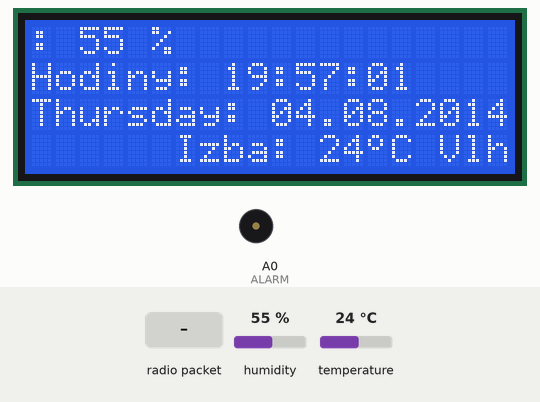
This sketch was run on a simulated Arduino Uno, built with avr-gcc and run on an emulated ATmega328P. On the bench: 20×4 character LCD, buzzer (waves = sounding). The test bench sets the inputs (shaded band); at power-on: temperature 24 °C, humidity 55 %. The local clock reads 2024-03-15 10:24:30 at power-on unless the sketch sets it; no radio packets arrive unless stated.

Above: at 1.3 s.
1.4 s: radio packet "5" arrives
At 3.0 s:
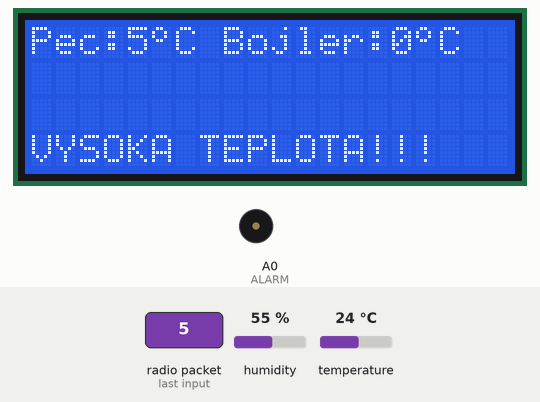
7.4 s: temperature set to 11 °C
At 9.8 s:
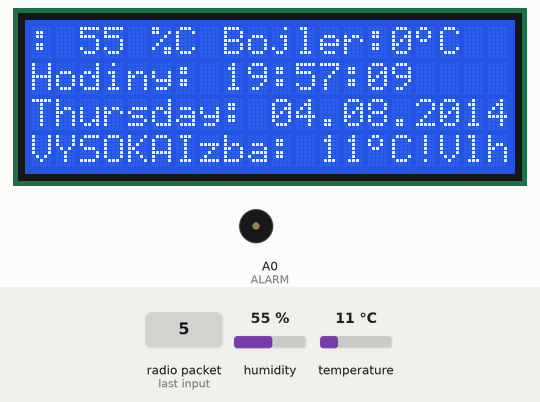
10.5 s: temperature set to 8 °C
At 11.8 s:
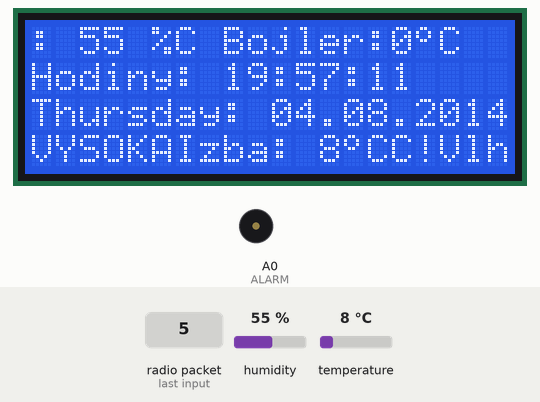
15.5 s: radio packet "90" arrives
At 21.4 s:
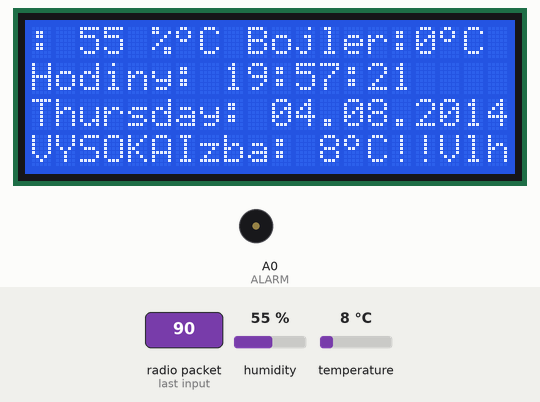
21.5 s: temperature set to 12 °C
At 23.7 s:
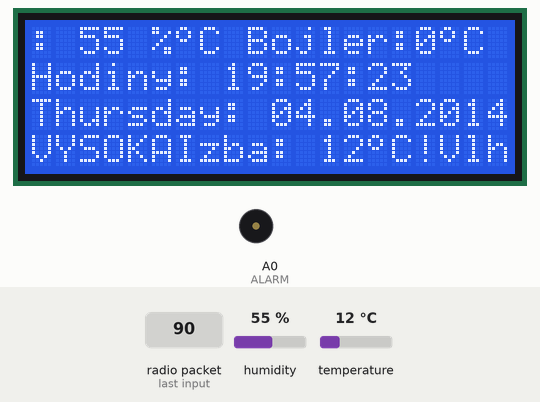
27.5 s: temperature set to 0 °C
At 30.7 s:
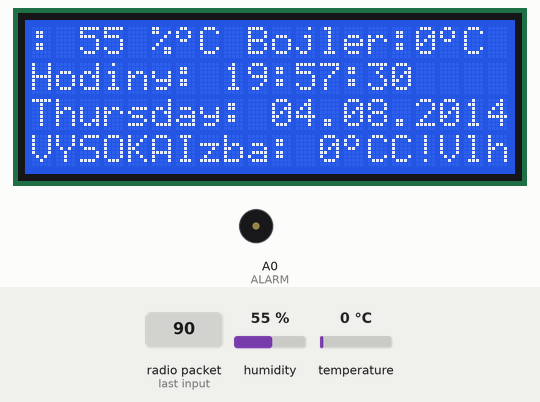
Timing chart, 0 to 32.2 s (numbered marks = the images above; inputs shaded):
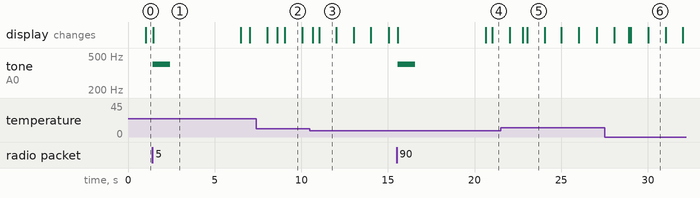

Measured:
- the behaviour switches between 10 and 9 °C on temperature (found by bisection; images 2 and 3)
- after the input at 1.4 s, tone on A0 (ALARM): silent → 400 Hz at once, → silent 1.0 s later; the display: changes after 0.05 s (image 1)
- after the input at 10.5 s, the display: first changes after 0.16 s (image 3 shows a later state)
- after the input at 15.5 s, tone on A0 (ALARM): silent → 400 Hz after 0.06 s, → silent 1.0 s later; the display: first changes after 0.08 s (image 4 shows a later state)
- after the input at 21.5 s, the display: first differs from a run without the input after 1.3 s (image 5 shows a later state)
- after the input at 27.5 s, the display: first differs from a run without the input after 1.4 s (image 6 shows a later state)
- what the display in image 1 shows lasts 5.1 s, from 1.4 s to 6.5 s

The sketch:

DTH11_Time_433Mhz.ino
```cpp
// Librerías:
    #include <LiquidCrystal_I2C.h>
    #include <VirtualWire.h>
    #include <Wire.h>
   #include "RTClib.h"
  #include <DS1302.h>
  #include "DHT.h"

#define DHTPIN 5     // what pin we're connected to

// Uncomment whatever type you're using!
#define DHTTYPE DHT11   // DHT 11

    #undef int
    #undef abs
    #undef double
    #undef float
    #undef round

  DS1302 rtc(8, 7, 6);
 const int primac = 9;
// Instanciacion del LCD:
   LiquidCrystal_I2C lcd(0x27,20,4);

// Variables globales:

  byte degree[8] = {
	0b01100,
	0b10010,
	0b10010,
	0b01100,
	0b00000,
	0b00000,
	0b00000,
	0b00000
};
    char prevod[100];
    int Tep01;
    int Tep02;
 DHT dht(DHTPIN, DHTTYPE);
 #define ALARM A0
 long tmax=70, tmin=10;

void setup()
{

    lcd.begin(20, 4);     // Configuración del LCD, 4 líneas de 20 caracteres cada una.
    lcd.init();
    lcd.backlight();
    lcd.createChar(0,degree);

    rtc.setDOW(1);        // Set Day-of-Week to FRIDAY
    rtc.setTime(19, 57, 0);     // Set the time to 12:00:00 (24hr format)
    rtc.setDate(4, 8, 2014);   // Set the date to August 6th, 2010
    vw_set_rx_pin(primac);
    vw_setup(2000);       // Se indica los bits por segundo (baudios) para la comunicacion.
    vw_rx_start();        // Se inicia la recepción.
}


void loop()
{
   int h = dht.readHumidity();
  int t = dht.readTemperature();


  byte buf[VW_MAX_MESSAGE_LEN];        // Se crea una array de tipo byte de 30 componentes (Es el valor que tiene la constante VW_MAX_MESSAGE_LEN en la libreria)
    byte buflen = VW_MAX_MESSAGE_LEN;    // Se indica que por defecto el tamaño sera de hasta 30 caracteres.


    // Si se recibe un mensaje desde el Arduino emisor, la función vw_get_message devolverá por valor un true y por referencia el mensaje y si tamaño.
    if( vw_get_message(buf, &buflen) )

    {
      int i;


        // Se imprime por pantalla componente a componente del array hasta que se llegue al final.
        for (i = 0; i < buflen; i++)
        {
          prevod[i] = char(buf[i]);}

        sscanf(prevod, "%d,%d",&Tep01, &Tep02);
           // lcd.print(buf[i]);
            // Otras formas de imprimir:
          // lcd.write(buf[i]);
         //   lcd.print(buf[i], BYTE);


           lcd.clear();

             lcd.setCursor(0,0);
             lcd.print("Pec:");
             lcd.print(Tep01);
             lcd.write(byte(8));
             lcd.print("C");
             lcd.print(" Bojler:");
             lcd.print(Tep02);
             lcd.write(byte(8));
             lcd.print("C");


        	if (Tep01>tmin &&  Tep01<tmax )
{
	noTone(ALARM);
}

else

{

	tone(ALARM,400,1000);
    // lcd.clear();
	lcd.setCursor(0,4);

	//lcd.print(temp);

	lcd.print("VYSOKA TEPLOTA!!!");
	delay(5000);
}

        }

   lcd.setCursor(0,1);
  lcd.print("Hodiny: ");
  lcd.print(rtc.getTimeStr());

  lcd.setCursor(0,2);
  lcd.print(rtc.getDOWStr());
  lcd.print(":");
  lcd.setCursor(10,2);
  lcd.print(rtc.getDateStr());

  lcd.setCursor(6,4);
  lcd.print("Izba: ");
  lcd.print(t);
  lcd.write(byte(0));
  lcd.print("C");

  lcd.setCursor(17,4);
  lcd.print("Vlh: ");
  lcd.print(h);
  lcd.print(" %");

    }
```
